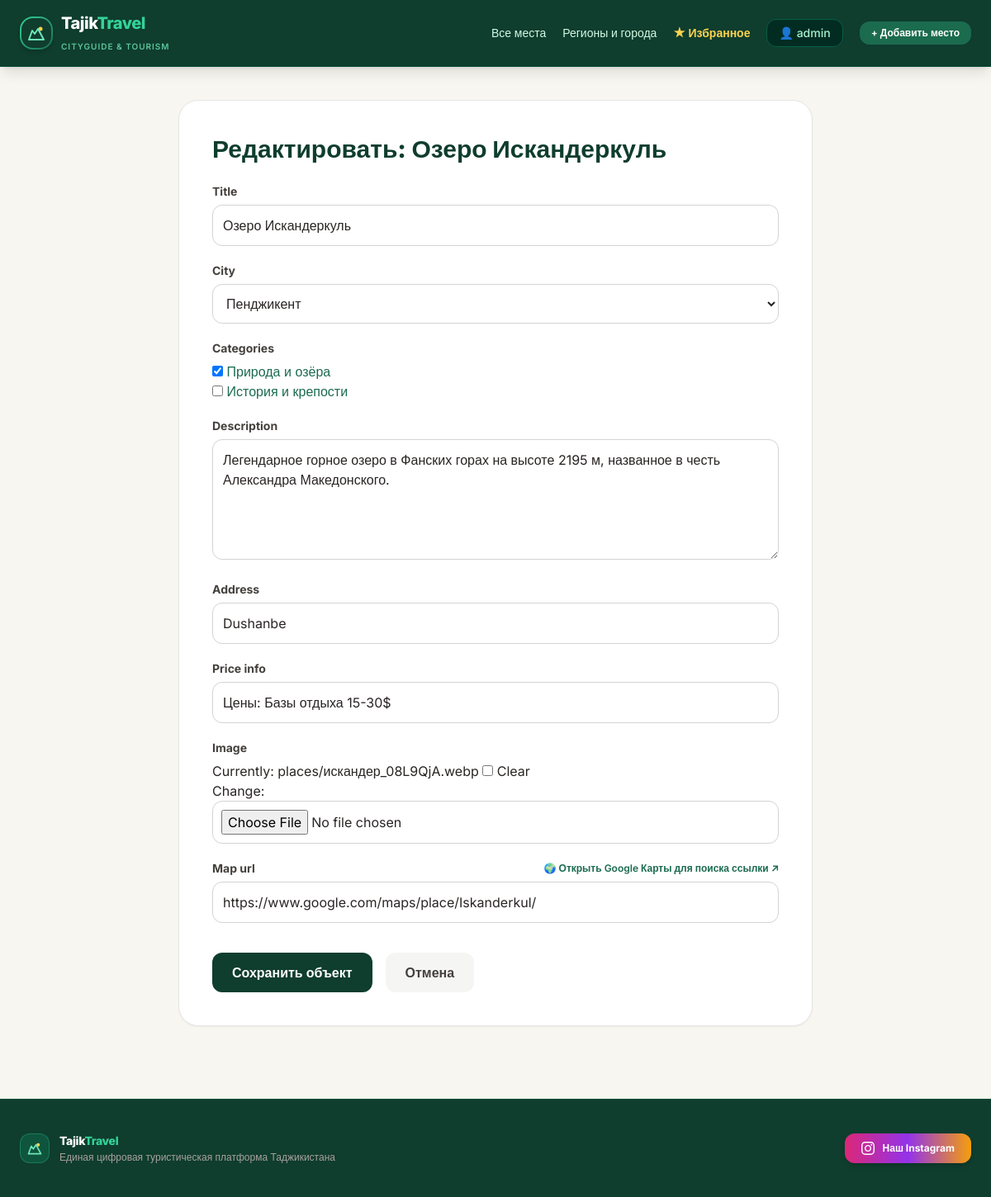
The app's page /places/2/edit/ (signed in) with its own data.
### places/models.py (models this page shows, shortened)
class Place(models.Model):
    author=models.ForeignKey(User,on_delete=models.SET_NULL,null=True,blank=True,related_name='added_places')
    city=models.ForeignKey(City,on_delete=models.CASCADE,related_name='places')
    categories=models.ManyToManyField(Category,related_name='places')
    title=models.CharField(max_length=255)
    description=models.TextField()
    address=models.CharField(max_length=255,blank=True)
    price_info=models.CharField(max_length=100,blank=True)
    image=models.ImageField(upload_to='places/',blank=True,null=True)
    map_url = models.URLField(max_length=500, blank=True)
    created_at=models.DateTimeField(auto_now_add=True)

### places/views.py (the view, shortened to what this page needs)
# urls.py: path('places/<int:pk>/edit/', PlaceUpdateView.as_view(), name='place_edit'),
class PlaceUpdateView(AdminRequiredMixin, UpdateView):
    model = Place
    form_class = PlaceForm
    template_name = 'places/place_form.html'

### locations/models.py (called while the page is built)
    def __str__(self):
        return self.name

### places/models.py (called while the page is built)
    def __str__(self):
        return self.name

### places/views.py (called while the page is built)
    def test_func(self):
        return self.request.user.is_staff

### templates/places/place_form.html (shortened to what this page needs)
{% extends 'base.html' %}
{% block content %}
<div class="max-w-3xl mx-auto bg-white p-8 md:p-10 rounded-3xl shadow-sm border border-stone-200">
    <h1 class="text-2xl md:text-3xl font-extrabold text-[#0F3D2E] mb-6">
        {% if object %}Редактировать: {{ object.title }}{% else %}Добавить новое туристическое место{% endif %}
    </h1>
    <form method="post" enctype="multipart/form-data" class="space-y-5">
        {% for field in form %}
        <div>
            <div class="flex justify-between items-center mb-1.5">
                <label class="block text-sm font-bold text-stone-700">{{ field.label }}</label>
                {% if field.name == 'map_url' %}
                    <a href="https://www.google.com/maps" target="_blank" class="text-xs font-semibold text-[#1B6B4F] hover:underline">
                        🌍 Открыть Google Карты для поиска ссылки ↗
                    </a>
                {% endif %}
            </div>
            {{ field }}
        </div>
        {% endfor %}
        <div class="flex gap-4 pt-4">
            <button type="submit" class="bg-[#0F3D2E] hover:bg-[#1B6B4F] text-white font-semibold py-3 px-6 rounded-xl transition">
                Сохранить объект
            </button>
            <a href="{% url 'place_list' %}" class="bg-stone-100 hover:bg-stone-200 text-stone-700 font-semibold py-3 px-6 rounded-xl transition">
                Отмена
            </a>
        </div>
    </form>
</div>
{% endblock %}

### templates/base.html (shortened to what this page needs)
<!DOCTYPE html>
<html lang="ru">
<head>
    <script src="https://cdn.tailwindcss.com"></script>
</head>
<body class="bg-[#F8F6F0] text-stone-800 min-h-screen flex flex-col">
    <header class="bg-[#0F3D2E] text-white sticky top-0 z-50 shadow-lg border-b border-emerald-900">
        <div class="max-w-7xl mx-auto px-4 sm:px-6 py-3.5 flex justify-between items-center">
            <a href="{% url 'place_list' %}" class="flex items-center gap-2.5 group shrink-0">
                <div class="w-10 h-10 rounded-2xl bg-gradient-to-br from-emerald-400 to-[#1B6B4F] p-0.5 shadow-md">
                    <div class="w-full h-full bg-[#0F3D2E] rounded-[14px] flex items-center justify-center">
                        <svg class="w-6 h-6 text-emerald-300" viewBox="0 0 24 24" fill="none" stroke="currentColor" stroke-width="2">
                            <circle cx="17" cy="7" r="2.5" class="text-amber-300" fill="currentColor" stroke="none"/>
                            <path stroke-linecap="round" stroke-linejoin="round" d="M3 20h18L14 7l-4 6-3-4L3 20z"/>
                        </svg>
                    </div>
                </div>
                <div>
                    <span class="text-lg sm:text-xl font-extrabold tracking-tight block leading-none text-white">
                        Tajik<span class="text-emerald-400">Travel</span>
                    </span>
                    <span class="text-[9px] sm:text-[10px] text-emerald-300/80 font-semibold tracking-widest uppercase">
                        CityGuide & Tourism
                    </span>
                </div>
            </a>
            <nav class="hidden md:flex items-center gap-5 text-sm font-medium">
                <a href="{% url 'place_list' %}" class="text-emerald-100 hover:text-white transition">Все места</a>
                <a href="{% url 'region_list' %}" class="text-emerald-100 hover:text-white transition">Регионы и города</a>
                {% if user.is_authenticated %}
                    <a href="{% url 'favorite_list' %}" class="text-amber-300 hover:text-amber-200 transition font-semibold">
                        ★ Избранное
                    </a>
                    <a href="{% url 'profile' %}" class="bg-emerald-950 hover:bg-emerald-900 text-emerald-200 px-3.5 py-1.5 rounded-xl border border-emerald-800 transition">
                        👤 {{ user.username }}
                    </a>
                    {% if user.is_staff %}
                        <a href="{% url 'place_create' %}" class="bg-[#1B6B4F] hover:bg-emerald-600 text-white px-3.5 py-1.5 rounded-xl transition text-xs font-semibold">
                            + Добавить место
                        </a>
                    {% endif %}
                {% else %}
                    <a href="{% url 'login' %}" class="text-emerald-100 hover:text-white transition">Войти</a>
                    <a href="{% url 'register' %}" class="bg-[#1B6B4F] hover:bg-emerald-600 text-white px-4 py-2 rounded-xl transition font-semibold">
                        Регистрация
                    </a>
                {% endif %}
            </nav>
        </div>
    </header>
    <main class="flex-grow max-w-7xl w-full mx-auto px-4 sm:px-6 py-6 md:py-10">
        {% block content %}{% endblock %}
    </main>
    <footer class="bg-[#0F3D2E] text-stone-300 py-8 md:py-10 mt-12 border-t border-emerald-900">
        <div class="max-w-7xl mx-auto px-4 sm:px-6 flex flex-col sm:flex-row justify-between items-center text-center sm:text-left gap-5">
            <div class="flex flex-col sm:flex-row items-center gap-3">
                <div class="w-9 h-9 rounded-xl bg-emerald-500/20 border border-emerald-400/30 flex items-center justify-center shrink-0">
                    <svg class="w-5 h-5 text-emerald-300" viewBox="0 0 24 24" fill="none" stroke="currentColor" stroke-width="2">
                        <circle cx="17" cy="7" r="2.5" class="text-amber-300" fill="currentColor" stroke="none"/>
                        <path stroke-linecap="round" stroke-linejoin="round" d="M3 20h18L14 7l-4 6-3-4L3 20z"/>
                    </svg>
                </div>
                <div class="text-sm">
                    <span class="font-extrabold text-white tracking-tight">Tajik<span class="text-emerald-400">Travel</span></span>
                    <p class="text-xs text-stone-400 mt-0.5">Единая цифровая туристическая платформа Таджикистана</p>
                </div>
            </div>
            <div>
                <a href="https://www.instagram.com/tajiktrevel?xtok=MWh6eHJ2c3F1aGxnZQ==" target="_blank" rel="noopener noreferrer"
                   class="inline-flex items-center gap-2.5 bg-gradient-to-r from-pink-600 via-purple-600 to-amber-500 hover:opacity-90 text-white text-xs font-bold px-5 py-2.5 rounded-xl shadow-md transition">
                    <span>Наш Instagram</span>
                </a>
            </div>
        </div>
    </footer>
</body>
</html>

### templates/base.html (style rules this page uses)
body { font-family: 'Inter', sans-serif; }

### records on screen
Place: title "Озеро Искандеркуль", form "Озеро Искандеркуль" "Пенджикент" "Легендарное горное озеро в Фанских горах на высоте 2195 м, названное в честь Александра Македонского." "Dushanbe" "Цены: Базы отдыха 15-30$" "https://www.google.com/maps/place/Iskanderkul/"

### other values on screen
{{ user.username }} "admin"
{{ field.label }} "Title" "City" "Categories" "Description" "Address" "Price info" "Image" "Map url"
